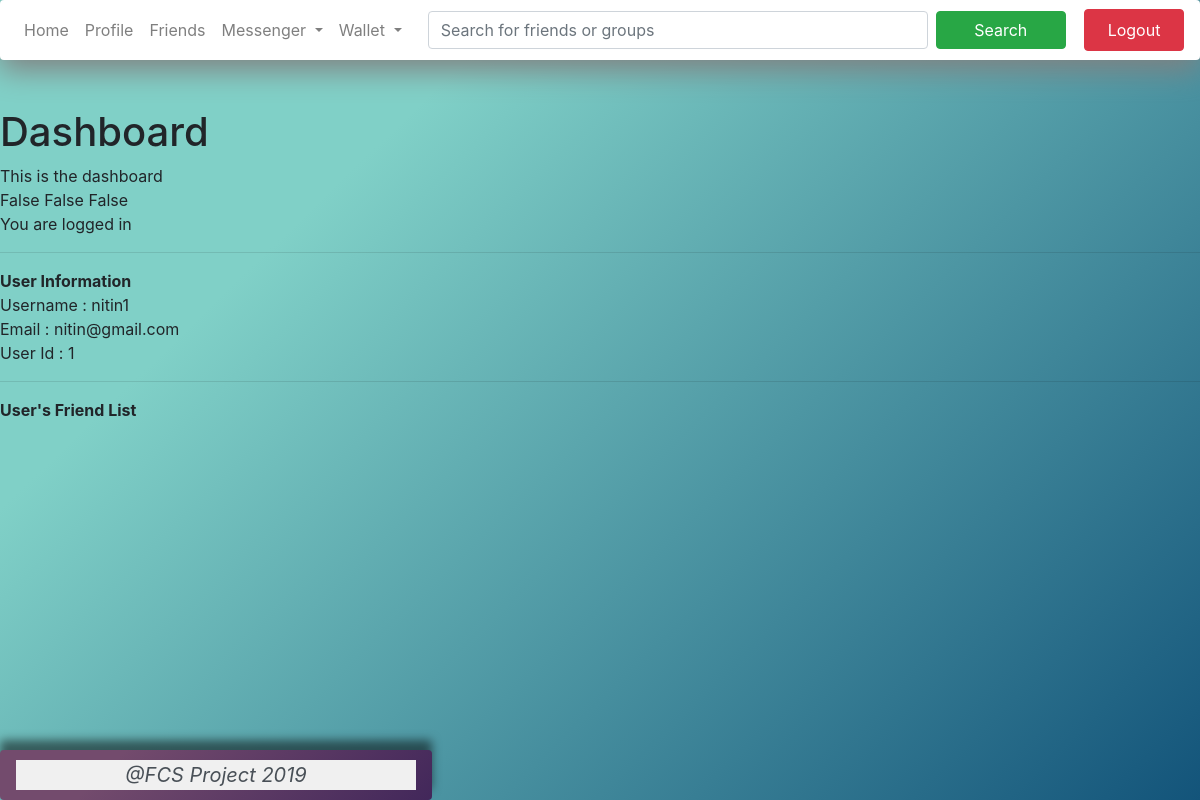
The app's page /dashboard/ (signed in) with its own data.
### account/models.py (models this page shows, shortened)
class Account(AbstractBaseUser):
	email = models.EmailField(verbose_name="email", max_length=60, unique=True)
	username = models.CharField(verbose_name="username", max_length=30, unique=True)
	first_name = models.CharField(verbose_name="first name", max_length=30)
	last_name = models.CharField(verbose_name="last name", max_length=30)
	phone_no = models.CharField(verbose_name="phone number", max_length=10, unique=True)
	date_joined = models.DateTimeField(verbose_name="data joined", auto_now_add=True)
	last_login = models.DateTimeField(verbose_name="last login", auto_now=True)
	is_admin = models.BooleanField(default=False)
	is_active = models.BooleanField(default=True)
	is_staff = models.BooleanField(default=False)
	is_superuser = models.BooleanField(default=False)
	is_casual_user = models.BooleanField(default=True)
	is_premium_user = models.BooleanField(default=False)
	is_commercial_user = models.BooleanField(default=False)
	is_verified = models.BooleanField(default=False)
	USERNAME_FIELD = 'email'
	REQUIRED_FIELDS = ['username', 'first_name', 'last_name', 'phone_no']
	objects = MyAccountManager()
	def __str__(self):
		return self.email

### dashboard/views.py (the view)
# urls.py: url(r'^dashboard/$', dashboard_view, name = "dashboard"),
def dashboard_view(request):
	args = {
		"text" : "This is the dashboard"
	}
	accounts = Account.objects.all()
	args['accounts'] = accounts
	if request.user.is_authenticated:
		return render(request, 'dashboard.html', args)
	else : return redirect('login')

### dashboard/templates/dashboard.html (shortened to what this page needs)
{% extends 'dashboard/base.html' %}
{% block content %}
	<h1>Dashboard</h1>
	{{ text }}
	<br>
	{% for account in accounts %}
		{{ account.is_verified }}
	{% endfor %}
	<br>
	You are logged in
	<hr>
	<b>User Information</b><br>
	Username : {{ request.user.username }} <br>
	Email : {{ request.user }} <br>
	User Id : {{ request.user.id }} <br>
	<hr>
	<b>User's Friend List</b>
	<br>
{% endblock %}

### records on screen
Account: is_verified "False", user.username "nitin1", user "nitin@gmail.com", user.id "1"
Account: is_verified "False"
Account: is_verified "False"

### other values on screen
{{ text }} "This is the dashboard"
